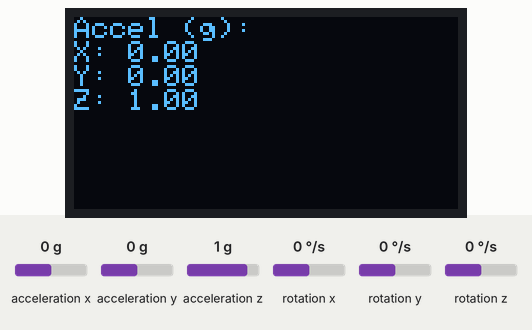
Simulated run of this sketch. Board: ESP32. Shown: 128×64 one-colour display. Inputs (shaded band) come from the test bench; at power-on: acceleration x 0 g, acceleration y 0 g, acceleration z 1 g, rotation x 0 °/s, rotation y 0 °/s, rotation z 0 °/s.

Above: at 2.2 s.
2.3 s: acceleration x set to -1.4 g
At 3.6 s:
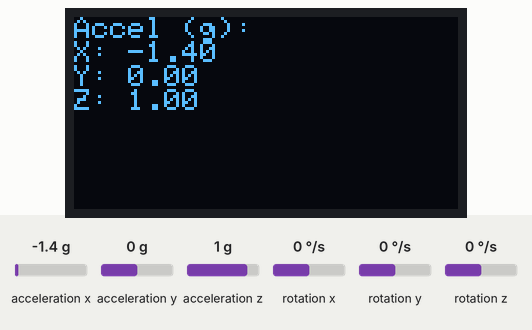
3.9 s: acceleration y set to -1.4 g
At 4.8 s:
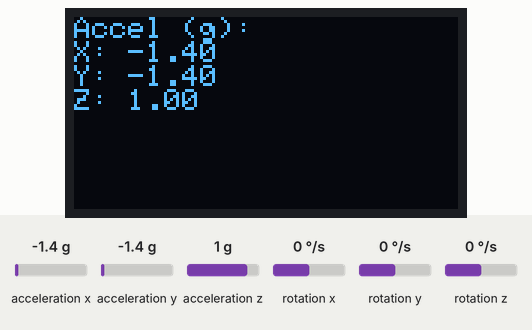
5.5 s: acceleration z set to -1.4 g
At 6.8 s:
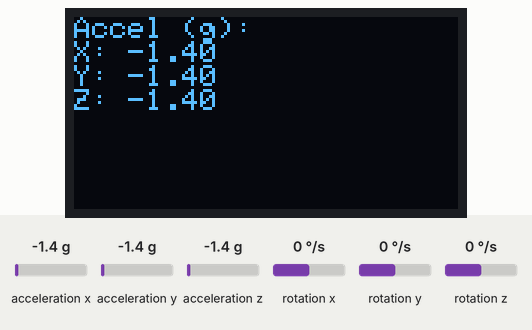
7.1 s: acceleration x set to -0.8 g
At 7.8 s:
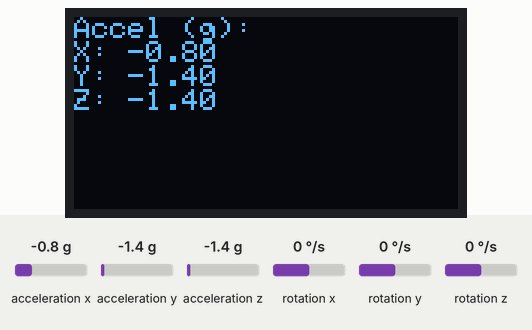
Timing chart, 0 to 9.7 s (numbered marks = the images above; inputs shaded):
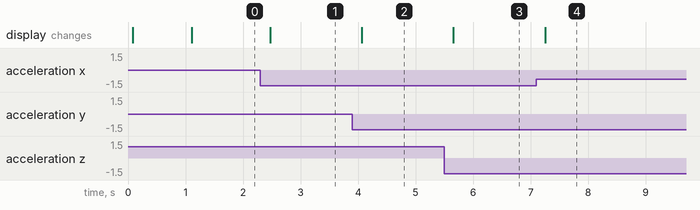

The sketch:

IMU_code.ino
```cpp
#include <Wire.h>
#include <Adafruit_GFX.h>
#include <Adafruit_SSD1306.h>
#include "MPU6050.h"  // Electronic Cats library

// ---------- I2C ----------
#define SDA_PIN A4
#define SCL_PIN A5

// ---------- OLED ----------
#define SCREEN_WIDTH 128
#define SCREEN_HEIGHT 64
#define OLED_RESET -1
Adafruit_SSD1306 display(SCREEN_WIDTH, SCREEN_HEIGHT, &Wire, OLED_RESET);

// ---------- IMU ----------
MPU6050 imu;

void setup() {
  Serial.begin(115200);
  Wire.begin(SDA_PIN, SCL_PIN);

  // OLED init
  if (!display.begin(SSD1306_SWITCHCAPVCC, 0x3C)) {
    Serial.println("OLED failed");
    while (true);
  }
  display.setTextSize(1);
  display.setTextColor(SSD1306_WHITE);
  display.setRotation(2);
  display.clearDisplay();
  display.setCursor(0, 0);
  display.println("Initializing MPU...");
  display.display();

  // MPU6050 init
  imu.initialize();
  if (!imu.testConnection()) {
    display.println("MPU6050 not connected!");
    display.display();
    while (1);
  }

  display.println("MPU OK");
  display.display();
  delay(1000);
}

void loop() {
  int16_t ax, ay, az;
  imu.getAcceleration(&ax, &ay, &az);

  // Convert raw to g (sensitivity = 16384 LSB/g for ±2g range)
  float ax_g = ax / 16384.0;
  float ay_g = ay / 16384.0;
  float az_g = az / 16384.0;

  display.clearDisplay();
  display.setCursor(0, 0);
  display.println("Accel (g):");
  display.print("X: "); display.println(ax_g, 2);
  display.print("Y: "); display.println(ay_g, 2);
  display.print("Z: "); display.println(az_g, 2);
  display.display();

  delay(200);
}
```

Measured:
- after the input at 2.3 s, the display: changes after 0.17 s (image 1)
- after the input at 3.9 s, the display: changes after 0.17 s (image 2)
- after the input at 5.5 s, the display: changes after 0.16 s (image 3)
- after the input at 7.1 s, the display: changes after 0.15 s (image 4)
